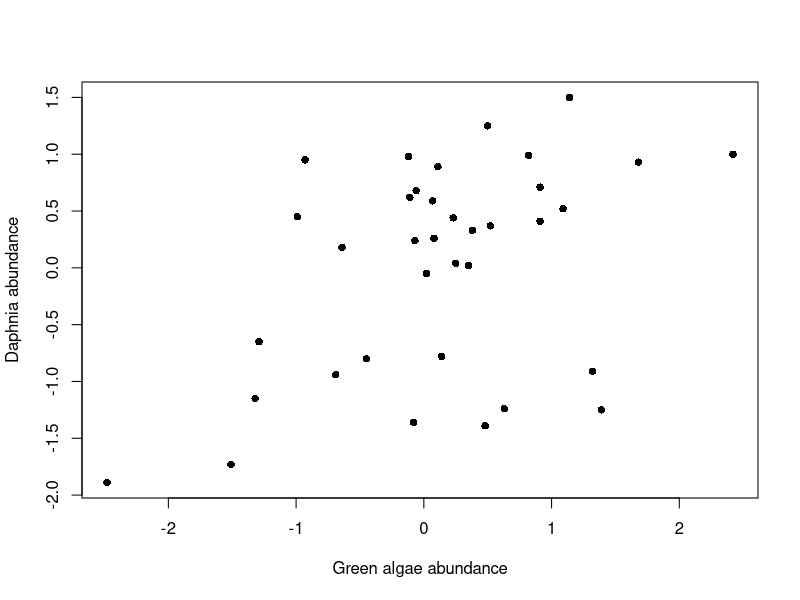

Recreate this plot in R.
## ---- chunk 1
knitr::opts_chunk$set(echo = TRUE, warning = FALSE, size = "small")
def_chunk_hook  <- knitr::knit_hooks$get("chunk")
knitr::knit_hooks$set(chunk = function(x, options) {
  x <- def_chunk_hook(x, options)
  ifelse(options$size != "normalsize",
         ## TRUE
         paste0("\\", options$size,"\n\n", x, "\n\n \\normalsize"),
         ## FALSE
         x)
})
## ---- chunk 2
## read data
dat <- read.csv("L_Washington_plankton.csv")
## inspect them
head(dat)
## plot them
plot(dat$Greens, dat$Daphnia, pch = 16,
     xlab = "Green algae abundance", ylab = "Daphnia abundance")
## ---- chunk 3
## sample size
nn <- nrow(dat)
## get response
yy <- dat$Daphnia
## create design matrix
XX <- cbind(rep(1, nn),  # for intercept
            dat$Greens)  # green algae
## estimate parameters
beta <- solve(t(XX) %*% XX) %*% t(XX) %*% yy
beta
## hat matrix
HH <- XX %*% solve(t(XX) %*% XX) %*% t(XX)
## peak at part of [36 x 36] hat matrix
round(HH[1:6, 1:6], 3)
## estimates of Daphnia
y_hat <- HH %*% yy
## peak at y_hat
head(y_hat)
## ---- chunk 4
## get residuals
ee <- yy - y_hat
## SSE
SSE <- t(ee) %*% ee
## MSE
kk <- length(beta)
sigma2 <- SSE / (nn - kk)
sigma2
## ---- chunk 5
## new row for design matrix
X_new <- matrix(c(1, 1.5), nrow = 1, ncol = 2)
## point estimate
D_new <- X_new %*% beta
D_new
## critical t-value
t_crit <- qt(0.975, df = nn - kk)
## quantity inside sqrt
inside_sqrt <- 1 + X_new %*% solve(t(XX) %*% XX) %*% t(X_new)
## 95% PI (`sigma2` was defined in step d)
D_new + c(-1,1) * t_crit * sqrt(sigma2) * sqrt(inside_sqrt)
## ---- chunk 6
## fit the full model
full_mod <- lm(Daphnia ~ Greens + Cyclops + Temp, data = dat)
## print the ANOVA table
summary(full_mod)
## ---- chunk 7
## get matrix of predictors
XX <- model.matrix(full_mod)
## number of parameters
kk <- ncol(XX)
## method 1: y_hat via X%*% beta
beta_hat <- solve(t(XX) %*% XX) %*% t(XX) %*% yy
yhat <- XX %*% beta_hat
## method 2: y_hat via hat matrix
# HH <- XX %*% solve(t(XX) %*% XX) %*% t(XX)
# yhat <- HH %*% yy
## error sum of squares
SSE <- t(yy - yhat) %*% (yy - yhat)
## total sum of squares
SSTO <- t(yy - mean(yy)) %*% (yy - mean(yy))
## F statistic
(F_stat <- ((SSTO - SSE) / (kk - 1)) / (SSE / (nn - kk)))
## degrees of freedom
(df_numer <- kk - 1)
(df_denom <- nn - kk)
## F test
pf(F_stat, df_numer, df_denom, lower.tail = F)
## ---- chunk 8
## null model; the '1' indicates an intercept-only model
null_mod <- lm(Daphnia ~ 1, dat)
## use `anova('simple', 'complex')` to get the F-test results
anova(null_mod, full_mod)
## ---- chunk 9
## fit the model with beta_2 = 0.4
fixed_mod <- lm(Daphnia ~ Greens + Cyclops + offset(0.4 * Temp), data = dat)
## conduct the F-test
## Recall that we fit `full_mod` in part (b) above
anova(fixed_mod, full_mod)
